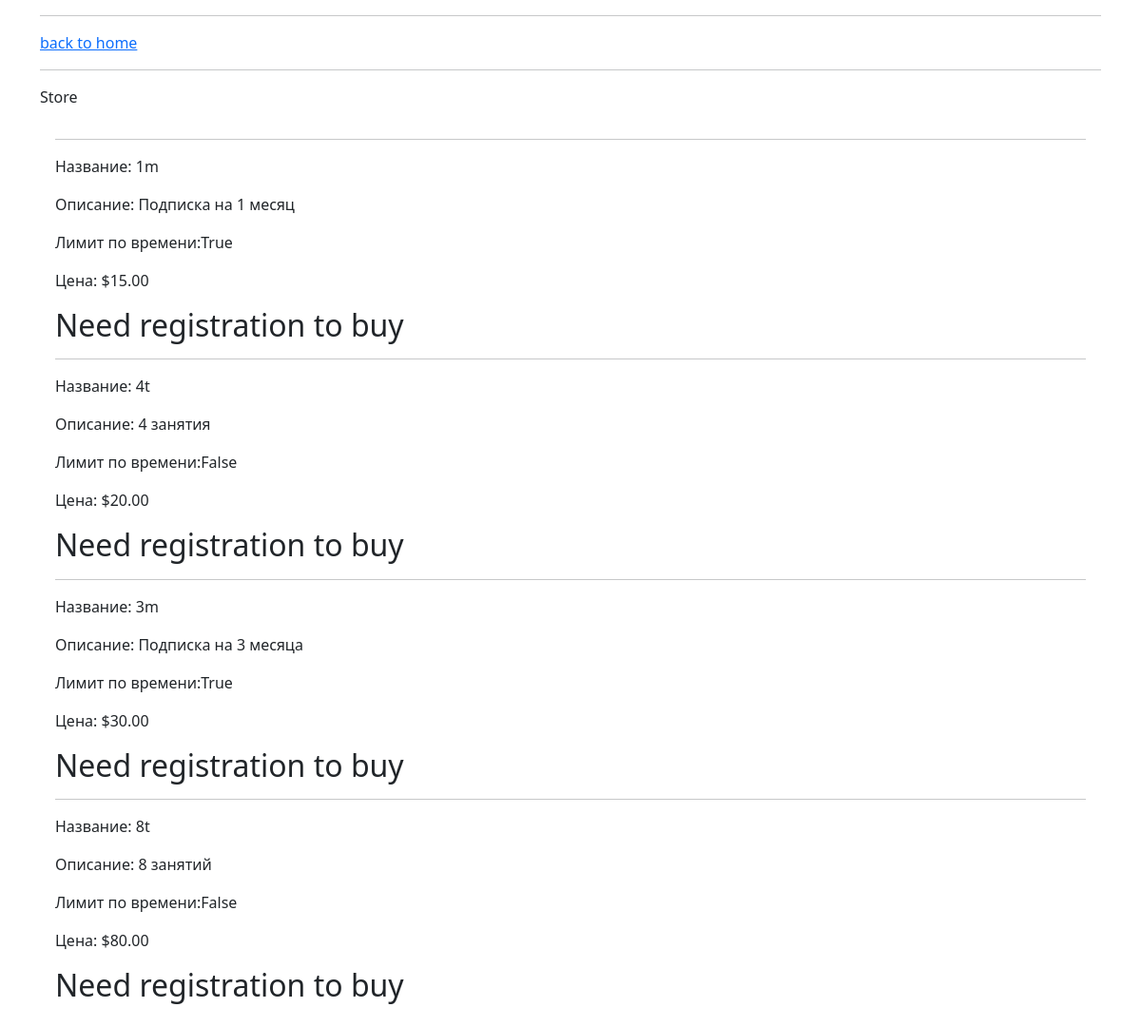
/store/, run on the app's committed database.
### web/models.py (models this page shows, shortened)
class Subscription(models.Model):
    CHOICES = (
        ("1m", 'Subscription for 1 month'),
        ("2m", 'Subscription for 2 month'),
        ("3m", 'Subscription for 3 month'),
        ("4t", 'Subscription for 4 times'),
        ("8t", 'Subscription for 8 times'),
        ("12t", 'Subscription for 12 times'),
    )
    title = models.CharField(max_length=100, choices=CHOICES)
    description = models.CharField(max_length=255)
    is_limited = models.BooleanField(default=False)
    price = models.DecimalField(max_digits=5, decimal_places=2)

### web/views.py (the view)
# urls.py: path('store/', store, name='store'),
def store(request):
    subscription = Subscription.objects.all()
    context = {
        "subscription": subscription
    }
    return render(request, 'store.html', context)

### templates/store.html (shortened to what this page needs)
<!DOCTYPE html>
<html lang="ru">
  <head>
    <link href="https://cdn.jsdelivr.net/npm/bootstrap@5.0.1/dist/css/bootstrap.min.css" rel="stylesheet">
</head>
<body>
<div class="container">
<hr>
<a href="{% url 'index' %}"> back to home </a>
<hr>
       Store
           <div class="card-body">
                      {%  for item in subscription %}
                          <hr>
                          <p> Название: {{ item.title }}</p>
                          <p> Описание: {{ item.description }}</p>
                          <p> Лимит по времени:{{ item.is_limited }}</p>
                          <p> Цена: ${{ item.price }}</p>
                          {% if request.user.is_authenticated %}
                           <a href="{% url 'add_membership' item.pk %}"><button type="button" > Купить </button></a>
                                <hr>
                                  {% else %}
                               <h2> Need registration to buy</h2>
                                  {% endif%}
                      {% endfor %}
           </div>
</div>
</body>
</html>

### data on the page
Subscription: title "1m", description "Подписка на 1 месяц", is_limited "True", price "15.00"
Subscription: title "4t", description "4 занятия", is_limited "False", price "20.00"
Subscription: title "3m", description "Подписка на 3 месяца", is_limited "True", price "30.00"
Subscription: title "8t", description "8 занятий", is_limited "False", price "80.00"
